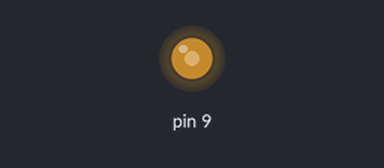
The sketch below on a simulated Arduino Uno, built with avr-gcc and run on an emulated ATmega328P. Parts: output pins drawn as LEDs (lit = HIGH). What the sketch prints to the serial monitor is not drawn.

Above: at 0.1 s.
Timing chart, 0 to 1.6 s (numbered marks = the images above):
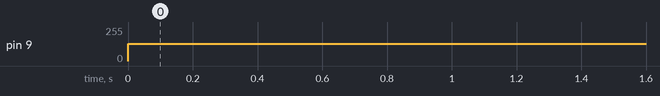

The sketch:

LightShifterExamplePWM_ino.ino
```cpp
void setup()
{
  Serial.begin(57600);
  Serial.println("Frequency Generator");

  // configure timer1 for CTC operation
  // frequency will be on digital pin 9
  TCCR1A = _BV(COM1A0);    // toggle pin 9 on compare match
  TCCR1B = _BV(WGM12) | _BV(CS10);  // CTC mode 5, prescale = 1
}

void play(word frequency)
{
  if (frequency == 0) {     // stop frequency output
    DDRB &= ~_BV(PORTB1);   // disable output on digital pin 9
    return;
  }

  // calculate timer compare value for desired frequency
  OCR1A = F_CPU / 1 / 2 / frequency - 1;
  DDRB |= _BV(PORTB1);  // enable output on digital pin 9
}


void loop()
{
  // sweep frequencies in 1kHz increments and 1s intervals from 1kHz to 20kHz
  //for (byte i = 1; i <= 20; i++) {
    byte i = 800;
    play(i * 1000);
    Serial.print(i, DEC);
    Serial.print("kHz (");
    Serial.print(F_CPU / 1 / 2 / (OCR1A + 1),DEC);
    Serial.println(")");
    delay(1000);
  //}
}
```

Measured:
- by itself, pin 9: 0/255 → 128/255 at 0.00 s
